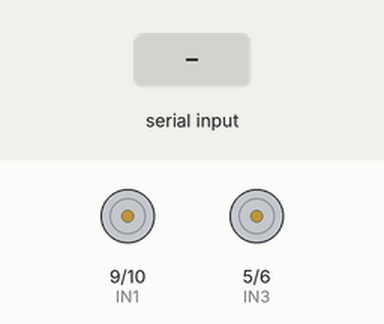
This sketch was run on a simulated Arduino Uno, built with avr-gcc and run on an emulated ATmega328P. Parts: motor-driver pin pairs drawn as motors (green arrow = first pin HIGH = forward, orange = second pin HIGH = backward, longer = more drive, scaled by the enable pin). The test bench sets the inputs (shaded band).

Above: at 1.2 s.
1.3 s: "F" received over Serial
At 1.8 s:
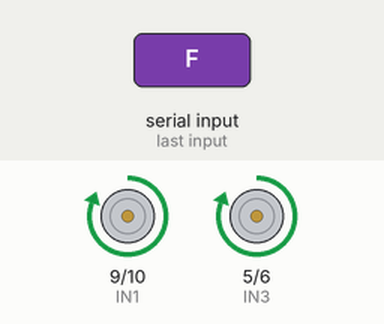
2.8 s: "S" received over Serial
At 4.0 s:
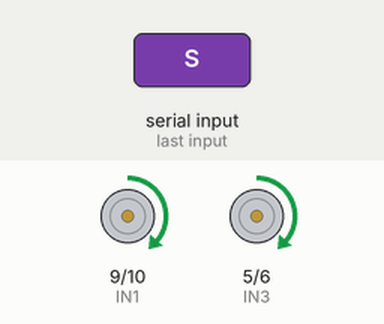
4.3 s: "F" received over Serial
At 5.3 s:
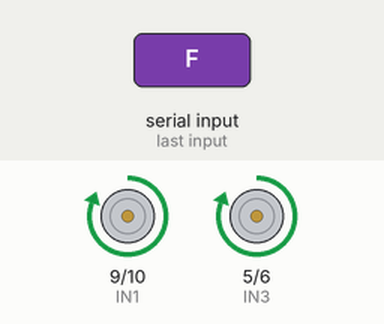
Timing chart, 0 to 7.3 s (numbered marks = the images above; inputs shaded):
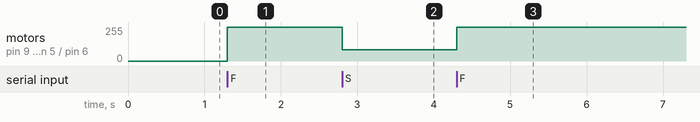

Measured:
- after the input at 1.3 s, motor on pin 9 (IN1) / pin 10 (IN2), motor on pin 5 (IN3) / pin 6 (IN4): stopped → forward 255/255 at once
- after the input at 2.8 s, motor on pin 9 (IN1) / pin 10 (IN2), motor on pin 5 (IN3) / pin 6 (IN4): forward 255/255 → forward 85/255 at once
- after the input at 4.3 s, motor on pin 9 (IN1) / pin 10 (IN2), motor on pin 5 (IN3) / pin 6 (IN4): forward 85/255 → forward 255/255 at once

The sketch:

code-xe.ino
```cpp
#define IN1 9  // Động cơ trái, tiến
#define IN2 10 // Động cơ trái, lùi
#define ENA 11 // PWM tốc độ động cơ trái
#define IN3 5  // Động cơ phải, tiến
#define IN4 6  // Động cơ phải, lùi
#define ENB 3  // PWM tốc độ động cơ phải

void setup()
{
    pinMode(IN1, OUTPUT);
    pinMode(IN2, OUTPUT);
    pinMode(ENA, OUTPUT);
    pinMode(IN3, OUTPUT);
    pinMode(IN4, OUTPUT);
    pinMode(ENB, OUTPUT);
    Serial.begin(9600); // Khởi tạo giao tiếp Serial
}

void loop()
{
    if (Serial.available() > 0)
    {
        char command = Serial.read();
        if (command == 'F')
        { // Tốc độ bình thường
            digitalWrite(IN1, HIGH);
            digitalWrite(IN2, LOW);
            analogWrite(ENA, 255); // Tốc độ max
            digitalWrite(IN3, HIGH);
            digitalWrite(IN4, LOW);
            analogWrite(ENB, 255);
        }
        else if (command == 'S')
        { // Giảm tốc độ (1/3)
            digitalWrite(IN1, HIGH);
            digitalWrite(IN2, LOW);
            analogWrite(ENA, 85); // Tốc độ 1/3
            digitalWrite(IN3, HIGH);
            digitalWrite(IN4, LOW);
            analogWrite(ENB, 85);
        }
    }
}
```
